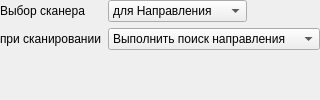
                 <widget class="QWidget" name="widget" native="true">
                  <layout class="QFormLayout" name="formLayout_3">
                   <property name="fieldGrowthPolicy">
                    <enum>QFormLayout::ExpandingFieldsGrow</enum>
                   </property>
                   <property name="margin">
                    <number>0</number>
                   </property>
                   <item row="0" column="0">
                    <widget class="QLabel" name="label_2">
                     <property name="text">
                      <string>Выбор сканера     </string>
                     </property>
                    </widget>
                   </item>
                   <item row="0" column="1">
                    <widget class="QComboBox" name="cmbOnScanSelect">
                     <item>
                      <property name="text">
                       <string>для Направления</string>
                      </property>
                     </item>
                     <item>
                      <property name="text">
                       <string>для Биоматериала</string>
                      </property>
                     </item>
                     <item>
                      <property name="text">
                       <string>для Пробы</string>
                      </property>
                     </item>
                    </widget>
                   </item>
                   <item row="1" column="1">
                    <widget class="QComboBox" name="cmbOnScan">
                     <item>
                      <property name="text">
                       <string>Выполнить поиск направления</string>
                      </property>
                     </item>
                     <item>
                      <property name="text">
                       <string>Открыть редактор направления</string>
                      </property>
                     </item>
                     <item>
                      <property name="text">
                       <string>Открыть редактор проб</string>
                      </property>
                     </item>
                    </widget>
                   </item>
                   <item row="1" column="0">
                    <widget class="QLabel" name="lblOnScan">
                     <property name="text">
                      <string>при сканировании</string>
                     </property>
                    </widget>
                   </item>
                  </layout>
                 </widget>
